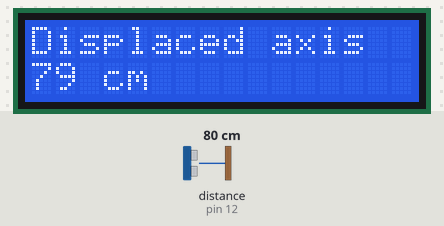
Recording of a sketch running on a simulated Arduino Uno, built with avr-gcc and run on an emulated ATmega328P. Shown: 16×2 character LCD. Wiring (inferred from the names in the program): ultrasonic range finder: trigger pin 13; echo pin 12. The inputs (shaded band) are chosen by the test bench; at power-on: distance to the obstacle (sensor on pin 12) 80 cm. The echo pulse lasts 58.3 µs per cm; what the sketch prints to the serial monitor is not drawn.

Above: at 1.2 s.
1.3 s: distance to the obstacle (sensor on pin 12) set to 2 cm
At 2.1 s:
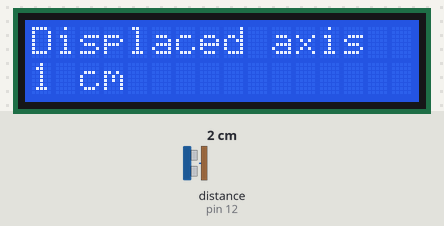
2.8 s: distance to the obstacle (sensor on pin 12) set to 18 cm
At 3.7 s:
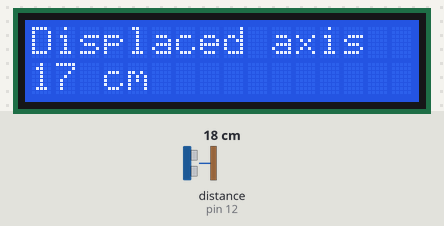
4.6 s: distance to the obstacle (sensor on pin 12) set to 4 cm
At 6.1 s:
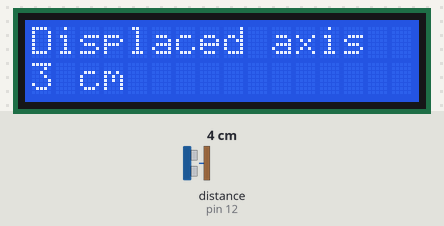
Timing chart, 0 to 7.6 s (numbered marks = the images above; inputs shaded):
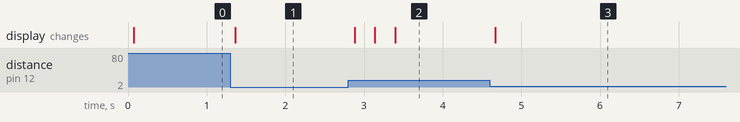

The sketch:

RF_trx.ino
```cpp
//Simple program just for testing the HC-SR04 Ultrasonic Sensor with LCD dispaly
//URL:
#include <LiquidCrystal.h> //Load Liquid Crystal Library
LiquidCrystal LCD(11,10,9,2,3,4,5);  //Create Liquid Crystal Object called LCD

#define trigPin 13 //Sensor Echo pin connected to Arduino pin 13
#define echoPin 12 //Sensor Trip pin connected to Arduino pin 12

void setup()
{
  pinMode(trigPin, OUTPUT);
  pinMode(echoPin, INPUT);
  Serial.begin(9600);
  LCD.begin(16,2); //Tell Arduino to start your 16 column 2 row LCD
  LCD.setCursor(0,0);  //Set LCD cursor to upper left corner, column 0, row 0
  LCD.print("Displaced axis");  //Print Message on First Row
}

void loop() {
  long duration, distance;
  digitalWrite(trigPin, LOW);
  delayMicroseconds(2);
  digitalWrite(trigPin, HIGH);
  delayMicroseconds(10);
  digitalWrite(trigPin, LOW);
  duration = pulseIn(echoPin, HIGH);
  distance = (duration/2) / 29.1;
  Serial.println(distance);
  LCD.setCursor(0,1);  //Set cursor to first column of second row
  LCD.print("                "); //Print blanks to clear the row
  LCD.setCursor(0,1);   //Set Cursor again to first column of second row
  LCD.print(distance); //Print measured distance
  LCD.print(" cm");  //Print your units.
  delay(250); //pause to let things settle
}
```

Measured:
- after the input at 1.3 s, the display: changes after 0.06 s (image 1)
- after the input at 2.8 s, the display: changes after 0.08 s (image 2)
- after the input at 4.6 s, the display: changes after 0.07 s (image 3)
